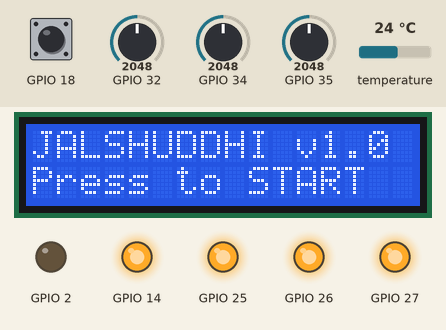
Recording of a sketch running on a simulated ESP32. Shown: 16×2 character LCD, output pins drawn as LEDs (lit = HIGH). The test bench sets the inputs (shaded band); at power-on: GPIO 18 HIGH, temperature 24 °C, GPIO 32 = 2048, GPIO 34 = 2048, GPIO 35 = 2048 (analog values on the 0–4095 scale). What the sketch prints to the serial monitor is not drawn.

Above: at 1.5 s.
1.6 s: GPIO 18 pulled LOW for 1 s
At 3.0 s:
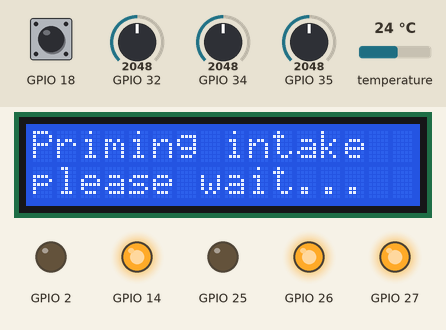
4.1 s: GPIO 18 pulled LOW for 0.15 s
At 5.0 s:
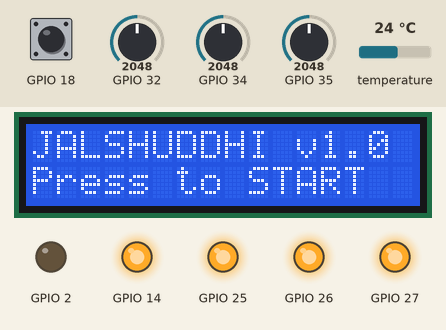
8.5 s: GPIO 18 pulled LOW for 3.2 s
At 19.1 s:
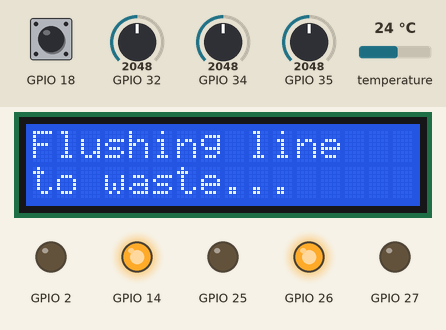
20.0 s: temperature set to 12 °C
24.2 s: GPIO 32 set to 2866
28.4 s: temperature set to 19 °C
At 30.3 s:
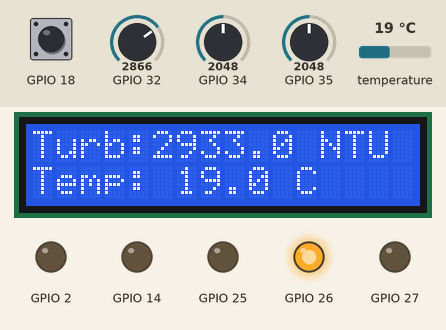
Timing chart, 0 to 31.8 s (numbered marks = the images above; inputs shaded):
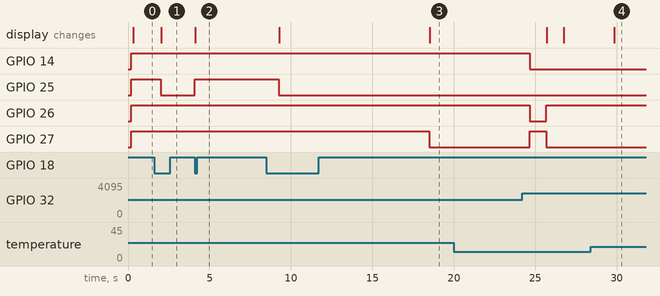

The sketch:

jalshuddhi_firmware.ino
```cpp
// (licence header left out)
#include <OneWire.h>
#include <DallasTemperature.h>
#include <Wire.h>
#include <LiquidCrystal_I2C.h>

/* =====================  CONFIG  ============================================ */
/* ---- GPIO assignments ---------------------------------------------------- */
namespace Pin {
  constexpr uint8_t PH         = 35;   // ADC1 - input only
  constexpr uint8_t TDS        = 34;   // ADC1 - input only
  constexpr uint8_t TURBIDITY  = 32;   // ADC1
  constexpr uint8_t ONEWIRE    = 33;   // DS18B20
  constexpr uint8_t BUTTON     = 18;   // start/stop, INPUT_PULLUP
  constexpr uint8_t PUMP_SUB   = 25;   // submersible (intake) pump relay
  constexpr uint8_t PUMP_BOOST = 26;   // booster pump relay
  constexpr uint8_t VALVE      = 27;   // solenoid valve relay
  constexpr uint8_t UV_LAMP    = 14;   // UV lamp relay
  constexpr uint8_t STATUS_LED = 2;    // on-board LED
}

/* ---- Relay polarity ------------------------------------------------------ */
/* Most low-cost relay boards are ACTIVE-LOW (a LOW level energises the coil).
 * Set to false if your board is active-high.                                 */
constexpr bool RELAY_ACTIVE_LOW = true;

/* ---- ADC / sampling ------------------------------------------------------ */
constexpr float    ADC_VREF      = 3.30f;  // ESP32 ADC reference (volts)
constexpr int      ADC_MAX       = 4095;   // 12-bit ADC
constexpr uint8_t  SAMPLE_COUNT  = 21;     // samples per median read (odd)
constexpr uint16_t SAMPLE_GAP_MS = 4;      // gap between samples

/* ---- pH probe calibration (two-point) ------------------------------------
 * Record the probe voltage in two buffers, then enter them here.
 * Default values are typical for a DFRobot Gravity analog pH board.          */
constexpr float PH_CAL_V1 = 2.030f;  constexpr float PH_CAL_PH1 = 7.00f; // neutral
constexpr float PH_CAL_V2 = 2.540f;  constexpr float PH_CAL_PH2 = 4.00f; // acid

/* ---- TDS calibration ----------------------------------------------------- */
constexpr float TDS_K_FACTOR = 1.000f;  // tune in a known reference solution

/* ---- Turbidity calibration ----------------------------------------------- */
/* SEN0189 outputs ~4.1 V in clear water and the voltage DROPS as turbidity
 * rises. We map voltage -> NTU with a quadratic from the datasheet.          */
constexpr float TURB_CLEAR_V = 4.10f;   // voltage observed in clear water

/* ---- Safe drinking-water window (edit to match local standard, e.g. BIS) - */
constexpr float PH_MIN   = 6.5f,  PH_MAX   = 8.5f;    // BIS / WHO acceptable
constexpr float TDS_MAX  = 500.0f;                    // ppm, BIS acceptable
constexpr float TURB_MAX = 5.0f;                      // NTU, BIS permissible
constexpr float TEMP_MAX = 35.0f;                     // deg C, sanity limit

/* ---- Cycle timing (milliseconds) ----------------------------------------- */
constexpr uint32_t PRIME_MS       = 8000;   // intake pump primes the line
constexpr uint32_t FLUSH_MS       = 5000;   // initial flush to waste
constexpr uint32_t SENSOR_PERIOD  = 1000;   // how often to refresh readings
constexpr uint32_t LCD_PERIOD     = 2500;   // how often the LCD page rotates
constexpr uint32_t SERIAL_PERIOD  = 2000;   // telemetry interval

/* =====================  GLOBAL OBJECTS  =================================== */
OneWire           oneWire(Pin::ONEWIRE);
DallasTemperature tempSensor(&oneWire);
LiquidCrystal_I2C lcd(0x27, 16, 2);   // change 0x27 -> 0x3F if blank screen

/* Live measurement snapshot */
struct Reading {
  float ph          = 7.0f;
  float tds         = 0.0f;   // ppm
  float turbidity   = 0.0f;   // NTU
  float temperature = 25.0f;  // deg C
  bool  safe        = false;
} reading;

/* Purification state machine */
enum class State : uint8_t {
  IDLE,        // waiting for the start button
  PRIMING,     // intake pump fills the filter train
  FLUSHING,    // first-pass water sent to waste via solenoid
  RUNNING,     // booster + UV on, monitoring quality
  HOLD_UNSAFE, // quality outside limits: dispensing blocked
  FAULT        // sensor fault (e.g. temperature probe missing)
};
State state = State::IDLE;

/* Timing bookkeeping */
uint32_t stateEnteredAt = 0;
uint32_t lastSensorMs   = 0;
uint32_t lastLcdMs      = 0;
uint32_t lastSerialMs   = 0;
uint8_t  lcdPage        = 0;

/* Button debounce */
bool     lastBtnLevel   = HIGH;
uint32_t lastBtnChange  = 0;
constexpr uint32_t DEBOUNCE_MS = 40;

/* =====================  LOW-LEVEL HELPERS  ================================ */

/* Drive a relay channel respecting board polarity. */
inline void relay(uint8_t pin, bool on) {
  digitalWrite(pin, (on ^ RELAY_ACTIVE_LOW) ? HIGH : LOW);
}

/* Turn every actuator off - the safe default. */
void allActuatorsOff() {
  relay(Pin::PUMP_SUB,   false);
  relay(Pin::PUMP_BOOST, false);
  relay(Pin::VALVE,      false);
  relay(Pin::UV_LAMP,    false);
}

/* Read one ADC pin SAMPLE_COUNT times and return the median voltage.
 * Median (not mean) rejects the occasional wild spike from analog probes. */
float medianVoltage(uint8_t pin) {
  int buf[SAMPLE_COUNT];
  for (uint8_t i = 0; i < SAMPLE_COUNT; ++i) {
    buf[i] = analogRead(pin);
    delay(SAMPLE_GAP_MS);          // tiny, only inside the read helper
  }
  // insertion sort (SAMPLE_COUNT is small)
  for (uint8_t i = 1; i < SAMPLE_COUNT; ++i) {
    int key = buf[i]; int j = i - 1;
    while (j >= 0 && buf[j] > key) { buf[j + 1] = buf[j]; --j; }
    buf[j + 1] = key;
  }
  int raw = buf[SAMPLE_COUNT / 2];
  return (raw * ADC_VREF) / ADC_MAX;
}

/* =====================  SENSOR CONVERSIONS  ============================== */

/* pH: two-point linear fit, then compensate ~ -0.03 pH / degC drift. */
float readPH(float tempC) {
  float v = medianVoltage(Pin::PH);
  float slope = (PH_CAL_PH2 - PH_CAL_PH1) / (PH_CAL_V2 - PH_CAL_V1);
  float ph = PH_CAL_PH1 + slope * (v - PH_CAL_V1);
  ph += (25.0f - tempC) * 0.03f;            // temperature compensation
  if (ph < 0)  ph = 0;
  if (ph > 14) ph = 14;
  return ph;
}

/* TDS: DFRobot polynomial, with standard 2%/degC temperature compensation. */
float readTDS(float tempC) {
  float v = medianVoltage(Pin::TDS);
  float comp = v / (1.0f + 0.02f * (tempC - 25.0f));   // compensate to 25C
  float tds = (133.42f * comp * comp * comp
             - 255.86f * comp * comp
             + 857.39f * comp) * 0.5f * TDS_K_FACTOR;
  if (tds < 0) tds = 0;
  return tds;
}

/* Turbidity: SEN0189 voltage -> NTU (datasheet quadratic). Clear water ~0. */
float readTurbidity() {
  float v = medianVoltage(Pin::TURBIDITY);
  if (v > TURB_CLEAR_V) v = TURB_CLEAR_V;              // clamp to clear baseline
  float ntu = -1120.4f * v * v + 5742.3f * v - 4352.9f;
  if (ntu < 0)    ntu = 0;
  if (ntu > 3000) ntu = 3000;
  return ntu;
}

/* Refresh all four parameters and recompute the safety verdict. */
void updateReadings() {
  tempSensor.requestTemperatures();
  float t = tempSensor.getTempCByIndex(0);

  if (t <= -100.0f) {            // DS18B20 disconnected -> fault
    state = State::FAULT;
    return;
  }
  reading.temperature = t;
  reading.ph          = readPH(t);
  reading.tds         = readTDS(t);
  reading.turbidity   = readTurbidity();

  reading.safe = (reading.ph  >= PH_MIN  && reading.ph  <= PH_MAX) &&
                 (reading.tds  <= TDS_MAX) &&
                 (reading.turbidity <= TURB_MAX) &&
                 (reading.temperature <= TEMP_MAX);
}

/* =====================  UI: LCD + SERIAL  ================================ */

void lcdBanner(const char* l1, const char* l2) {
  lcd.clear();
  lcd.setCursor(0, 0); lcd.print(l1);
  lcd.setCursor(0, 1); lcd.print(l2);
}

/* Rotate through the live readings, two values per page. */
void lcdShowReadings() {
  char a[17], b[17];
  switch (lcdPage % 3) {
    case 0:
      snprintf(a, sizeof(a), "pH:%4.1f", reading.ph);
      snprintf(b, sizeof(b), "TDS:%4.0f ppm", reading.tds);
      break;
    case 1:
      snprintf(a, sizeof(a), "Turb:%5.1f NTU", reading.turbidity);
      snprintf(b, sizeof(b), "Temp:%5.1f C", reading.temperature);
      break;
    default:
      snprintf(a, sizeof(a), "Water quality:");
      snprintf(b, sizeof(b), "%s", reading.safe ? "SAFE - OK" : "UNSAFE-HOLD");
      break;
  }
  lcd.clear();
  lcd.setCursor(0, 0); lcd.print(a);
  lcd.setCursor(0, 1); lcd.print(b);
  ++lcdPage;
}

void serialTelemetry() {
  Serial.printf("[%-11s] pH=%.2f  TDS=%.0fppm  Turb=%.1fNTU  T=%.1fC  -> %s\n",
                stateName(state),
                reading.ph, reading.tds, reading.turbidity,
                reading.temperature, reading.safe ? "SAFE" : "UNSAFE");
}

const char* stateName(State s) {
  switch (s) {
    case State::IDLE:        return "IDLE";
    case State::PRIMING:     return "PRIMING";
    case State::FLUSHING:    return "FLUSHING";
    case State::RUNNING:     return "RUNNING";
    case State::HOLD_UNSAFE: return "HOLD_UNSAFE";
    case State::FAULT:       return "FAULT";
  }
  return "?";
}

/* =====================  STATE MACHINE  ================================== */

void enterState(State s) {
  state = s;
  stateEnteredAt = millis();

  switch (s) {
    case State::IDLE:
      allActuatorsOff();
      lcdBanner("JALSHUDDHI v1.0", "Press to START");
      break;
    case State::PRIMING:
      allActuatorsOff();
      relay(Pin::PUMP_SUB, true);          // draw raw water in
      lcdBanner("Priming intake", "please wait...");
      break;
    case State::FLUSHING:
      relay(Pin::PUMP_SUB, true);
      relay(Pin::VALVE,    true);          // send first water to waste
      lcdBanner("Flushing line", "to waste...");
      break;
    case State::RUNNING:
      relay(Pin::PUMP_SUB,   true);
      relay(Pin::PUMP_BOOST, true);        // push through UF membrane
      relay(Pin::UV_LAMP,    true);        // disinfect
      relay(Pin::VALVE,      false);       // valve closed -> clean outlet
      break;
    case State::HOLD_UNSAFE:
      relay(Pin::PUMP_BOOST, false);       // stop pushing to clean outlet
      relay(Pin::UV_LAMP,    true);        // keep disinfecting
      relay(Pin::VALVE,      true);        // divert to waste
      lcdBanner("UNSAFE WATER", "Dispense halted");
      break;
    case State::FAULT:
      allActuatorsOff();
      lcdBanner("SENSOR FAULT", "Check temp probe");
      break;
  }
}

/* Returns true on a clean button press (debounced, falling edge). */
bool buttonPressed() {
  bool level = digitalRead(Pin::BUTTON);
  uint32_t now = millis();
  if (level != lastBtnLevel && (now - lastBtnChange) > DEBOUNCE_MS) {
    lastBtnChange = now;
    lastBtnLevel  = level;
    if (level == LOW) return true;         // pressed (pull-up -> active low)
  }
  return false;
}

/* =====================  ARDUINO SETUP / LOOP  =========================== */

void setup() {
  Serial.begin(115200);
  delay(200);
  Serial.println(F("\nJALSHUDDHI firmware v1.0.0 starting..."));

  pinMode(Pin::BUTTON, INPUT_PULLUP);
  pinMode(Pin::STATUS_LED, OUTPUT);
  pinMode(Pin::PUMP_SUB,   OUTPUT);
  pinMode(Pin::PUMP_BOOST, OUTPUT);
  pinMode(Pin::VALVE,      OUTPUT);
  pinMode(Pin::UV_LAMP,    OUTPUT);

  allActuatorsOff();                       // fail-safe: everything off

  analogReadResolution(12);
  analogSetAttenuation(ADC_11db);          // full 0-3.3V range

  tempSensor.begin();
  Wire.begin(Pin::STATUS_LED == 21 ? 4 : 21, 22); // SDA=21, SCL=22
  lcd.init();
  lcd.backlight();

  enterState(State::IDLE);
}

void loop() {
  uint32_t now = millis();

  /* ---- always-on: refresh sensors on a fixed cadence ---- */
  if (now - lastSensorMs >= SENSOR_PERIOD) {
    lastSensorMs = now;
    if (state != State::FAULT) updateReadings();
    digitalWrite(Pin::STATUS_LED, reading.safe);   // LED = "safe to drink"
  }

  /* ---- always-on: serial telemetry ---- */
  if (now - lastSerialMs >= SERIAL_PERIOD) {
    lastSerialMs = now;
    serialTelemetry();
  }

  /* ---- state-specific behaviour ---- */
  switch (state) {

    case State::IDLE:
      if (buttonPressed()) enterState(State::PRIMING);
      break;

    case State::PRIMING:
      if (buttonPressed())                      { enterState(State::IDLE); break; }
      if (now - stateEnteredAt >= PRIME_MS)       enterState(State::FLUSHING);
      break;

    case State::FLUSHING:
      if (buttonPressed())                      { enterState(State::IDLE); break; }
      if (now - stateEnteredAt >= FLUSH_MS)       enterState(State::RUNNING);
      break;

    case State::RUNNING:
      if (buttonPressed())                      { enterState(State::IDLE); break; }
      if (!reading.safe)                          enterState(State::HOLD_UNSAFE);
      else if (now - lastLcdMs >= LCD_PERIOD)   { lastLcdMs = now; lcdShowReadings(); }
      break;

    case State::HOLD_UNSAFE:
      if (buttonPressed())                      { enterState(State::IDLE); break; }
      if (reading.safe)                           enterState(State::RUNNING);
      else if (now - lastLcdMs >= LCD_PERIOD)   { lastLcdMs = now; lcdShowReadings(); }
      break;

    case State::FAULT:
      if (buttonPressed()) {                    // allow a retry after a fix
        updateReadings();
        if (state == State::FAULT) enterState(State::FAULT); // still faulty
        else                       enterState(State::IDLE);
      }
      break;
  }
}
```

Measured:
- after the input at 1.6 s, GPIO 25: HIGH → LOW after 0.42 s; the display: changes after 0.45 s (image 1)
- after the input at 4.1 s, GPIO 25: LOW → HIGH at once; the display: changes at once (image 2)
- after the input at 8.5 s, GPIO 25: HIGH → LOW after 0.75 s; GPIO 27: HIGH → LOW after 10.0 s; the display: first changes after 0.78 s (image 3 shows a later state)
- after the input at 20.0 s, every drawn part: stays the same
